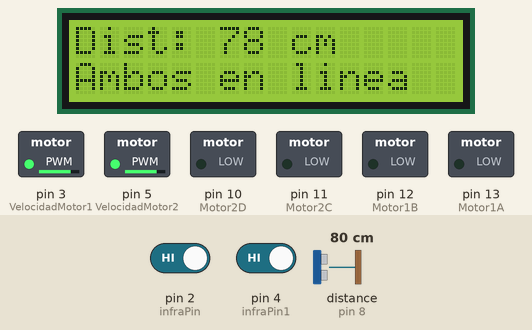
This sketch was run on a simulated Arduino Uno, built with avr-gcc and run on an emulated ATmega328P. Parts: 16×2 character LCD, switched loads named in the sketch (green lamp = pin HIGH). Wiring (inferred from the names in the program): ultrasonic range finder: trigger pin 7; echo pin 8. Dashed ring = blinking. Inputs (shaded band) come from the test bench; at power-on: pin 4 (infraPin1) HIGH, pin 2 (infraPin) HIGH, distance to the obstacle (sensor on pin 8) 80 cm. The echo pulse lasts 58.3 µs per cm; pins used as bus, display or sensor lines are not drawn; what the sketch prints to the serial monitor is not drawn.

Above: at 2.2 s.
2.3 s: pin 4 (infraPin1) driven LOW
At 2.54 s:
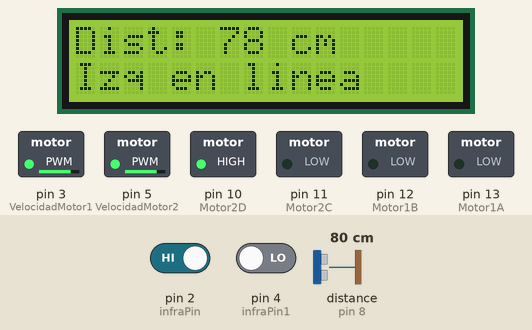
4.2 s: pin 2 (infraPin) driven LOW
At 4.45 s:
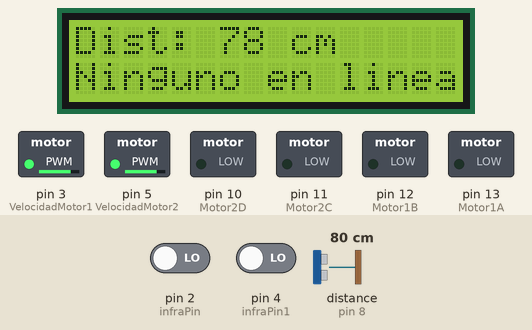
6.1 s: distance to the obstacle (sensor on pin 8) set to 2 cm
At 6.6 s:
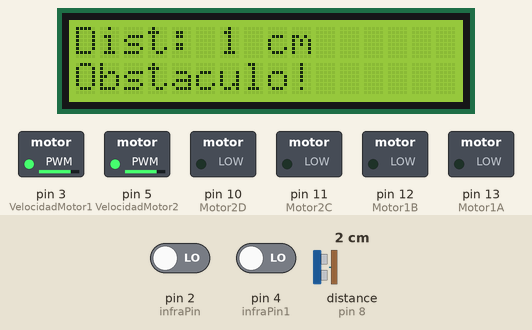
9.1 s: distance to the obstacle (sensor on pin 8) set to 250 cm
At 9.47 s:
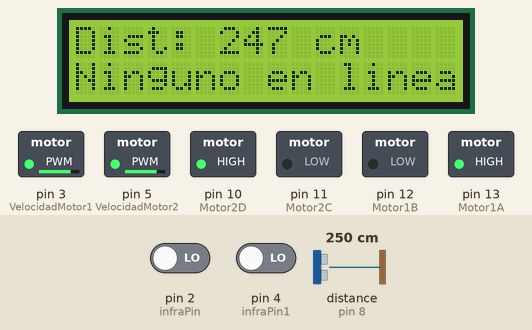
12.1 s: pin 4 (infraPin1) driven HIGH
At 12.4 s:
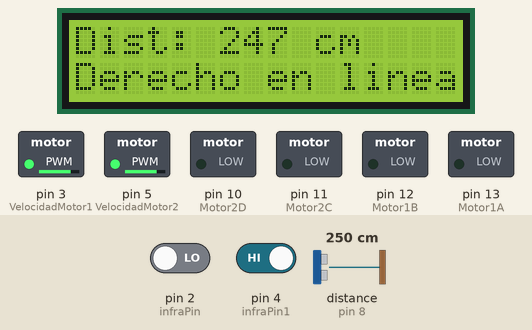
14.4 s: pin 2 (infraPin) driven HIGH
At 15.9 s:
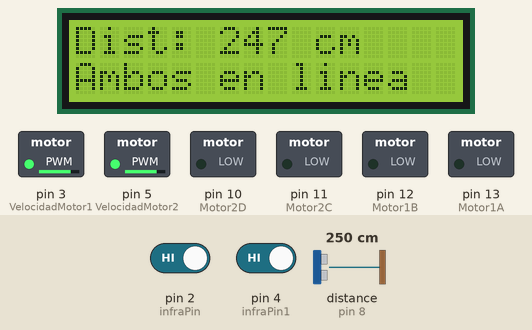
Timing chart, 0 to 17.4 s (numbered marks = the images above; inputs shaded):
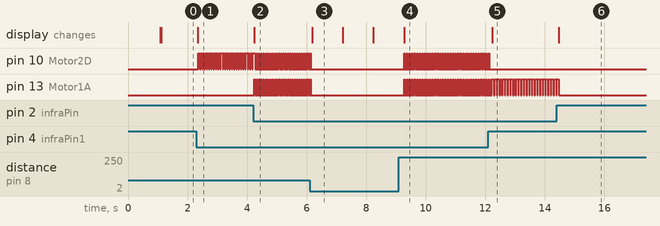

Measured:
- after the input at 2.3 s, pin 10 (Motor2D): alternates HIGH for 0.05 s and LOW for 0.03 s, starting after 0.06 s; the display: changes at once (image 1)
- after the input at 4.2 s, pin 13 (Motor1A): alternates HIGH for 0.02 s and LOW for 0.05 s, starting after 0.05 s; the display: changes after 0.05 s (image 2)
- after the input at 6.1 s, pin 10 (Motor2D), pin 13 (Motor1A): goes on until 6.1 s, then stays LOW; the display: changes after 0.09 s (image 3)
- after the input at 9.1 s, pin 10 (Motor2D), pin 13 (Motor1A): alternates HIGH for 0.02 s and LOW for 0.07 s, starting after 0.18 s; the display: changes after 0.18 s (image 4)
- after the input at 12.1 s, pin 10 (Motor2D): goes on until 12.1 s, then stays LOW; the display: changes after 0.14 s (image 5)
- after the input at 14.4 s, pin 13 (Motor1A): goes on until 14.5 s, then stays LOW; the display: changes after 0.07 s (image 6)
- what the display in image 3 shows lasts 1.0 s, from 6.2 s to 7.2 s

The sketch:

CARRITO.ino
```cpp
#include <Wire.h>
#include <LiquidCrystal_I2C.h>

// Configuración de la pantalla LCD
LiquidCrystal_I2C lcd(0x27, 16, 2); // Dirección I2C y tamaño de la pantalla

// Pines del sensor ultrasónico
const int trigPin = 7; // Pin para TRIG
const int echoPin = 8; // Pin para ECHO

// Definición pines EnA y EnB para el control de la velocidad
int VelocidadMotor1 = 3;
int VelocidadMotor2 = 5;

// Definición de los pines de control de giro de los motores In1, In2, In3 e In4
int Motor1A = 13;
int Motor1B = 12;
int Motor2C = 11;
int Motor2D = 10;

// Sensores infrarrojo - izquierdo y derecho
int infraPin  = 2;
int infraPin1 = 4;

// Variables para la captura de los valores: 0 - fondo claro y 1 - línea negra
int valorInfra = 0;
int valorInfra1 = 0;

// Variables del sensor ultrasónico
long duration;
int distance;

// Configuración inicial
void setup() {
  Serial.begin(9600);
  lcd.init();                // Inicializamos la pantalla LCD
  lcd.backlight();           // Encendemos la luz de fondo de la pantalla

  delay(1000);

  // Configuramos pines del sensor ultrasónico
  pinMode(trigPin, OUTPUT);
  pinMode(echoPin, INPUT);

  // Establecemos modo de los pines de los sensores infrarrojo
  pinMode(infraPin, INPUT);
  pinMode(infraPin1, INPUT);

  // Establecemos modo de los pines del control de motores
  pinMode(Motor1A,OUTPUT);
  pinMode(Motor1B,OUTPUT);
  pinMode(Motor2C,OUTPUT);
  pinMode(Motor2D,OUTPUT);
  pinMode(VelocidadMotor1, OUTPUT);
  pinMode(VelocidadMotor2, OUTPUT);

  // Configuramos los dos motores a velocidad 150/255
  analogWrite(VelocidadMotor1, 200);
  analogWrite(VelocidadMotor2, 200);

  // Configuramos sentido de giro
  digitalWrite(Motor1A, LOW);
  digitalWrite(Motor1B, LOW);
  digitalWrite(Motor2C, LOW);
  digitalWrite(Motor2D, LOW);

  lcd.setCursor(0, 0);
  lcd.print("Robot iniciado");
}

// Función para medir distancia con el sensor ultrasónico
int medirDistancia() {
  digitalWrite(trigPin, LOW);
  delayMicroseconds(2);
  digitalWrite(trigPin, HIGH);
  delayMicroseconds(10);
  digitalWrite(trigPin, LOW);

  // Leemos el tiempo del pulso en el pin ECHO
  duration = pulseIn(echoPin, HIGH);

  // Convertimos el tiempo en distancia en cm
  distance = duration * 0.034 / 2;
  return distance;
}

// Ejecución continua
void loop() {
  // Medir distancia con el sensor ultrasónico
  int distanciaObstaculo = medirDistancia();
  Serial.print("Distancia: ");
  Serial.print(distanciaObstaculo);
  Serial.println(" cm");

  // Mostrar distancia en la pantalla LCD
  lcd.clear();
  lcd.setCursor(0, 0);
  lcd.print("Dist: ");
  lcd.print(distanciaObstaculo);
  lcd.print(" cm");

  // Si hay un obstáculo cerca, detener el robot
  if (distanciaObstaculo <= 10) {
    lcd.setCursor(0, 1);
    lcd.print("Obstaculo!");

    // Detener los motores
    digitalWrite(Motor1A, LOW);
    digitalWrite(Motor1B, LOW);
    digitalWrite(Motor2C, LOW);
    digitalWrite(Motor2D, LOW);

    delay(1000); // Esperar un segundo
    return; // Saltar la lógica de los sensores infrarrojo
  }

  // Leemos el valor de los infrarrojo: 0 - fondo claro y 1 - línea negra
  valorInfra = digitalRead(infraPin);
  valorInfra1 = digitalRead(infraPin1);

  // Mostrar el estado en la pantalla LCD
  if (valorInfra == 0 && valorInfra1 == 0) {
    lcd.setCursor(0, 1);
    lcd.print("Ninguno en linea");
  } else if (valorInfra == 0 && valorInfra1 == 1) {
    lcd.setCursor(0, 1);
    lcd.print("Derecho en linea");
  } else if (valorInfra == 1 && valorInfra1 == 0) {
    lcd.setCursor(0, 1);
    lcd.print("Izq en linea");
  } else if (valorInfra == 1 && valorInfra1 == 1) {
    lcd.setCursor(0, 1);
    lcd.print("Ambos en linea");
  }

  // Lógica de control del robot (motores)
  if (valorInfra == 0 && valorInfra1 == 0) {
    digitalWrite(Motor1A, HIGH);
    digitalWrite(Motor2D, HIGH);
    delay(20);
    digitalWrite(Motor1A, LOW);
    digitalWrite(Motor2D, LOW);
    delay(20);
  } else if (valorInfra == 0 && valorInfra1 == 1) {
    digitalWrite(Motor1A, LOW);
    digitalWrite(Motor2D, LOW);
    delay(25);
    digitalWrite(Motor1A, HIGH);
    digitalWrite(Motor2D, LOW);
    delay(20);
  } else if (valorInfra == 1 && valorInfra1 == 0) {
    digitalWrite(Motor1A, LOW);
    digitalWrite(Motor2D, LOW);
    delay(25);
    digitalWrite(Motor1A, LOW);
    digitalWrite(Motor2D, HIGH);
    delay(20);
  } else if (valorInfra == 1 && valorInfra1 == 1) {
    digitalWrite(Motor1A, LOW);
    digitalWrite(Motor1B, LOW);
    digitalWrite(Motor2C, LOW);
    digitalWrite(Motor2D, LOW);
  }
}
```
